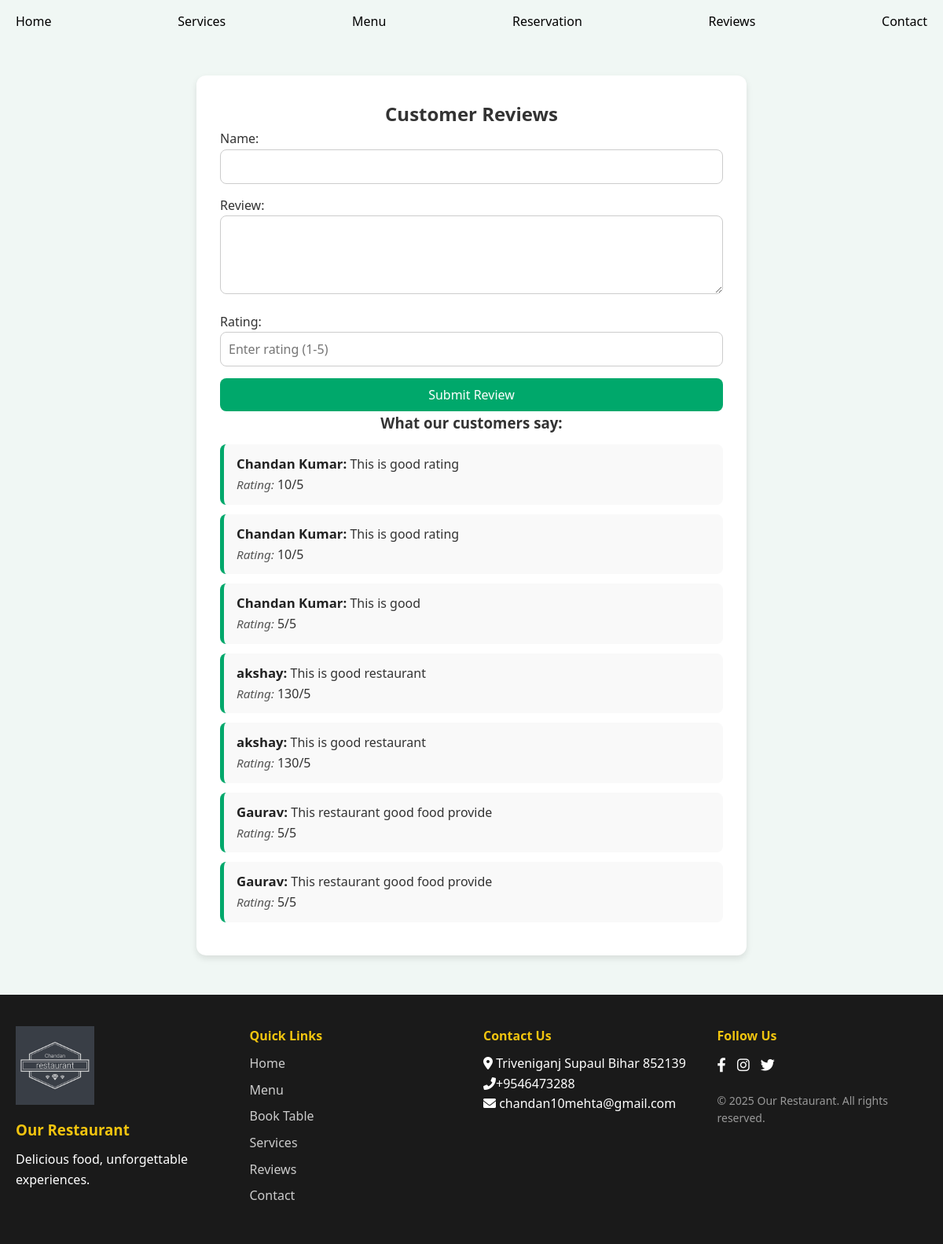
/review/, run on the app's committed database.
### main/models.py (models this page shows, shortened)
class Review(models.Model):
    name = models.CharField(max_length=100)
    review = models.TextField()
    rating = models.IntegerField(validators=[MinValueValidator(1), MaxValueValidator(5)])

### main/views.py (the view)
# urls.py: path('review/', views.customer_reviews, name='review'),
def customer_reviews(request):
    if request.method == "POST":
        form = ReviewForm(request.POST)
        if form.is_valid():
            form.save()
    else:
        form = ReviewForm()
    reviews = Review.objects.all()
    return render(request, 'main/reviews.html', {'form': form, 'reviews': reviews})

### main/forms.py (shortened to what this page needs)
class ReviewForm(forms.ModelForm):
    class Meta:
        model = Review
        fields = ['name', 'review', 'rating']
        widgets = {
            'rating': forms.NumberInput(attrs={
                'min': 1,
                'max': 5,
                'placeholder': 'Enter rating (1-5)'
            })
        }

### main/templates/main/reviews.html (shortened to what this page needs)
{% extends 'main/base.html' %}
{% load static %}
{% block content %}
<link rel="stylesheet" href="{% static 'main/review.css' %}">
<div class="review-container">
<h2>Customer Reviews</h2>
<form method="POST">
    {{ form.as_p }}
    <button type="submit">Submit Review</button>
</form>
<h3>What our customers say:</h3>
<ul>
    {% for r in reviews %}
        <li>
            <strong>{{ r.name }}:</strong> {{ r.review }} <br>
            <em>Rating:</em> {{ r.rating }}/5
        </li>
    {% empty %}
        <li>No reviews yet.</li>
    {% endfor %}
</ul>
</div>
{% endblock %}

### main/static/main/style.css (style rules this page uses)
* { margin: 0; padding: 0; box-sizing: border-box; font-family: 'Segoe UI', Tahoma, Geneva, Verdana, sans-serif; }
body { background-color: #f0f7f4; color: #333; line-height: 1.6; }

### main/static/main/review.css (style rules this page uses)
.review-container { max-width: 700px; margin: 40px auto; background: #ffffff; padding: 30px; border-radius: 12px; box-shadow: 0 4px 8px rgba(0, 0, 0, 0.1); font-family: 'Segoe UI', Tahoma, Geneva, Verdana, sans-serif; }
.review-container h2, .review-container h3 { text-align: center; color: #333; }
.review-container form { display: flex; flex-direction: column; gap: 15px; }
.review-container form input[type="text"], .review-container form input[type="number"], .review-container form textarea { padding: 10px; border: 1px solid #ccc; border-radius: 8px; width: 100%; font-size: 1rem; box-sizing: border-box; }
.review-container form textarea { resize: vertical; height: 100px; }
.review-container form button { padding: 10px 20px; background-color: #00a86b; color: white; border: none; border-radius: 8px; font-size: 1rem; cursor: pointer; transition: background 0.3s ease; }
.review-container ul { list-style-type: none; padding-left: 0; }
.review-container ul li { background: #f9f9f9; margin: 12px 0; padding: 12px 16px; border-left: 5px solid #00a86b; border-radius: 8px; }
.review-container ul li strong { color: #222; font-size: 1.05rem; }
.review-container ul li em { color: #555; font-size: 0.95rem; }

### data on the page
Review: name "Chandan Kumar", review "This is good rating", rating "10"
Review: name "Chandan Kumar", review "This is good rating", rating "10"
Review: name "Chandan Kumar", review "This is good", rating "5"
Review: name "akshay", review "This is good restaurant", rating "130"
Review: name "akshay", review "This is good restaurant", rating "130"
Review: name "Gaurav", review "This restaurant good food provide", rating "5"
Review: name "Gaurav", review "This restaurant good food provide", rating "5"
